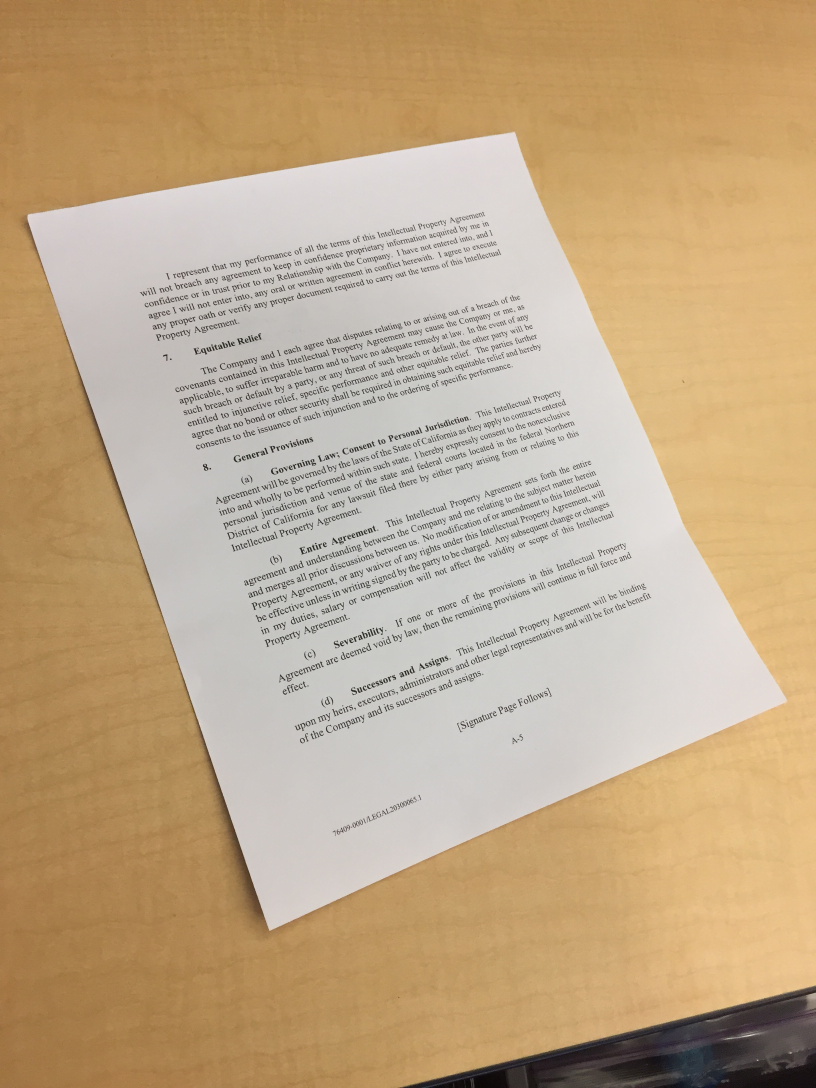
#> input picture images/textos/desk.JPG, 2448 x 3264 px, found by its file name (shown at 1/3 size)
$ python fourier.py   (older library calls are emulated)
#> lines starting #> are read from the running program, lines starting #| are printed output that depends on the picture; after the words box and inside, x2 and y2 are one past the last pixel; in counts of white or black regions, pixels touching at a corner belong together; long printed decimals are rounded
import cv2
import math
import numpy as np
import matplotlib.pyplot as plt

# image = cv2.imread('images/cameraman.tif', cv2.IMREAD_GRAYSCALE)
image = cv2.imread('images/textos/desk.JPG', cv2.IMREAD_GRAYSCALE)


blurred = cv2.GaussianBlur(image,(5,5),0)
grad_x = cv2.Sobel(blurred,cv2.CV_16S,1,0,ksize=3)
grad_y = cv2.Sobel(blurred,cv2.CV_16S,0,1,ksize=3)

abs_grad_x = cv2.convertScaleAbs(grad_x)
abs_grad_y = cv2.convertScaleAbs(grad_y)
grad = cv2.addWeighted(abs_grad_x,0.5,abs_grad_y,0.5,0)


def image2fourier(img):
    image_dft = cv2.dft(np.double(img),flags=cv2.DFT_COMPLEX_OUTPUT)
    dft_shifted = np.fft.fftshift(image_dft)
    image_mag = np.log(1 + cv2.magnitude(dft_shifted[:, :, 0], dft_shifted[:, :, 1]))
    return image_mag


# [57 lines left out: functions get_dominant_angle, rotate_image_to_align_axes, not called in this run]


def rotate_image(image, angle):
    # Get image center
#> called with angle = -90
    image_center = tuple(np.array(image.shape[1::-1]) / 2)

    # Define rotation matrix
    rotation_matrix = cv2.getRotationMatrix2D(image_center, angle, 1.0)

    # Perform the rotation
    rotated_image = cv2.warpAffine(image, rotation_matrix, image.shape[1::-1], flags=cv2.INTER_LINEAR)

    return rotated_image

image_fourier = image2fourier(image)
grad_fourier = image2fourier(grad)
grad_fourier_hori = rotate_image(grad_fourier,-90)
# angle = get_dominant_angle(grad)

_,grad_fourier_th = cv2.threshold(grad_fourier_hori,grad_fourier.mean()*1.5,255,cv2.THRESH_BINARY)
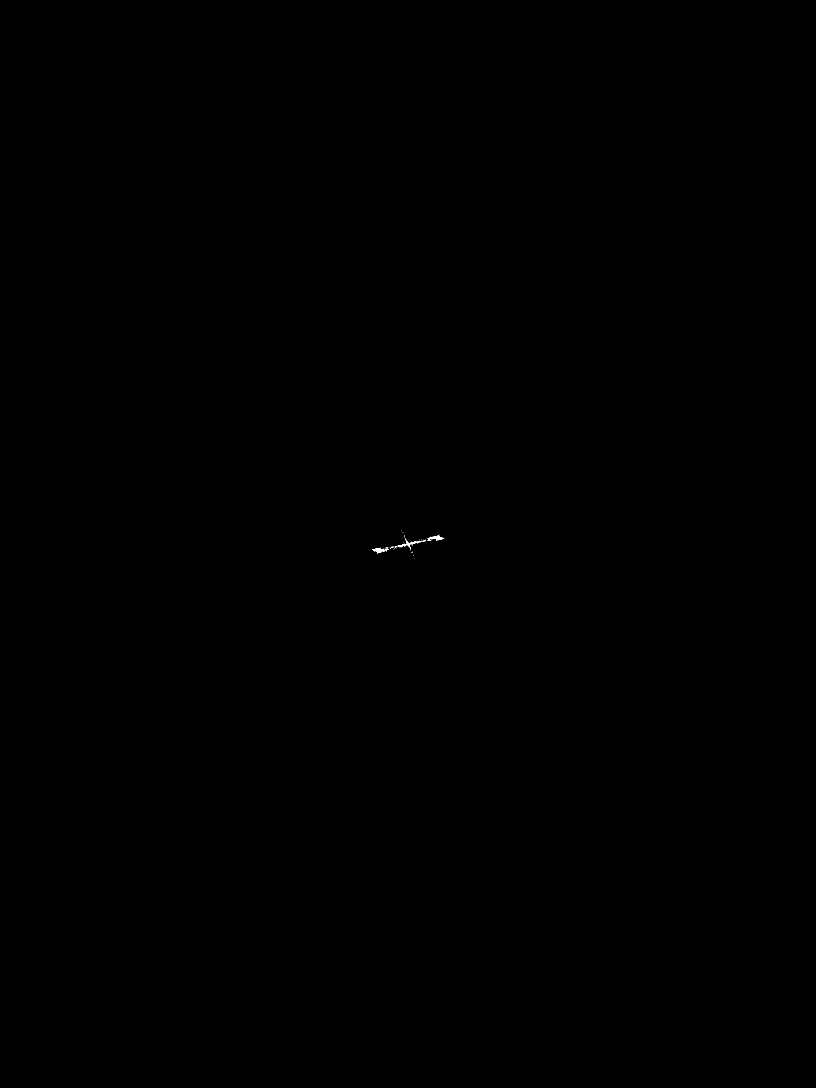
#> grad_fourier_th: shape (3264, 2448) float64 (shown at 1/3 size); 0.01% white; 57 white regions (54 under 20 px), largest, box (x1, y1, x2, y2) and area: (1282, 1604, 1333, 1622) 341, (1116, 1643, 1167, 1661) 341, (1196, 1623, 1253, 1642) 283

cdst = cv2.cvtColor(grad_fourier_th.copy().astype(np.uint8), cv2.COLOR_GRAY2RGB)

lines = cv2.HoughLines(grad_fourier_th.astype(np.uint8),1,np.pi/180,20)
#> lines = 329 rows, first 8: [1866, 1.34], [1850, 1.36], [1836, 1.38], [1880, 1.33], [1878, 1.33], [1906, 1.29], [1893, 1.31], [1820, 1.4]

if lines is not None:
    angles = []
    rhos = []
    # print("rho: ", lines)
    for i in range(0, len(lines)):
        rhos.append(lines[i][0][0])
        angles.append(lines[i][0][1])
#> after the loop, angles = 329 values, max 2.78 at index 282, min 0.785 at index 201, mean 1.6; rhos = 329 values, max 2075 at index 285, min -557 at index 282, mean 1455.7
    mean_rho = np.mean(rhos)
#> mean_rho = 1455.7
    mean_angle = np.median(angles)
#> mean_angle = 1.59
    x = mean_rho*math.cos(mean_angle)
#> x = -25.41
    y = mean_rho*math.sin(mean_angle)
#> y = 1455.5
    print("Mean rho: ", x)
#| Mean rho:  -25.406
    print("Mean angle: ", np.degrees(y))
#| Mean angle:  83393.753
    rho = mean_rho
#> rho = 1455.7
    theta = mean_angle
#> theta = 1.59
    a = math.cos(theta)
#> a = -0.0175
    b = math.sin(theta)
#> b = 1
    x0 = a * rho
#> x0 = -25.41
    y0 = b * rho
#> y0 = 1455.5
    size = np.linalg.norm(grad_fourier_th.shape)
    pt1 = (int(x0 + size*(-b)), int(y0 + size *(a)))
#> pt1 = (-4104, 1384)
    pt2 = (int(x0 - size*(-b)), int(y0 - size *(a)))
#> pt2 = (4053, 1526)
    cv2.line(cdst, pt1, pt2, (0,0,255), 3, cv2.LINE_AA)
    cdst = rotate_image(cdst, np.degrees(mean_angle))

grad_rotated = rotate_image(grad, np.degrees(mean_angle))
image_rotated = rotate_image(image, np.degrees(mean_angle))
#> call 4 of rotate_image, with angle = 91
#> in rotate_image (call 4), `rotated_image = cv2.warpAffine(image, rotation_matrix, image.shape[1::..`:
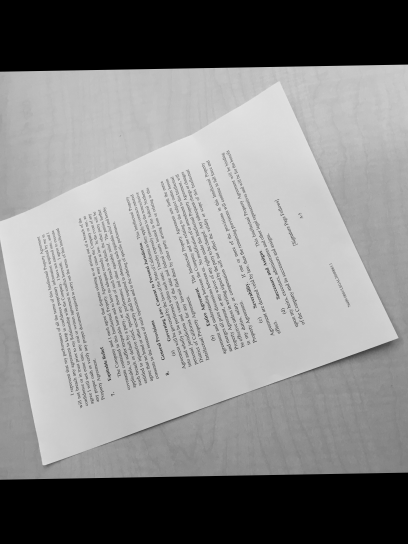
#> rotated_image: shape (3264, 2448) (shown at 1/6 size); min 0, max 233, mean 137.4
grad_fourier_r = image2fourier(grad_rotated)

kernel = np.ones((5,5),np.uint8)
morph = cv2.morphologyEx(image, cv2.MORPH_CLOSE, kernel,iterations=3)
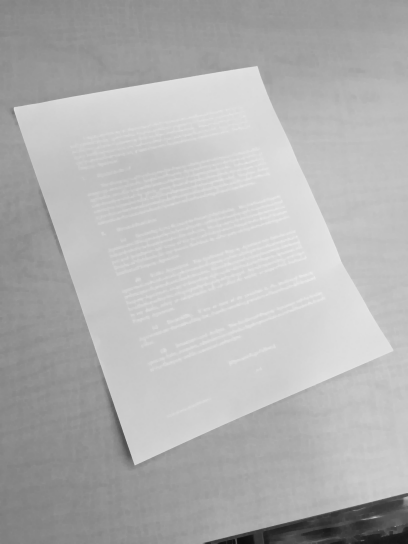
#> morph: shape (3264, 2448) (shown at 1/6 size); min 12, max 246, mean 178.7
morph_fourier = image2fourier(morph)
#> in image2fourier (call 4), `image_mag = np.log(1 + cv2.magnitude(dft_shifted[:, :, 0], dft_shifted..`:
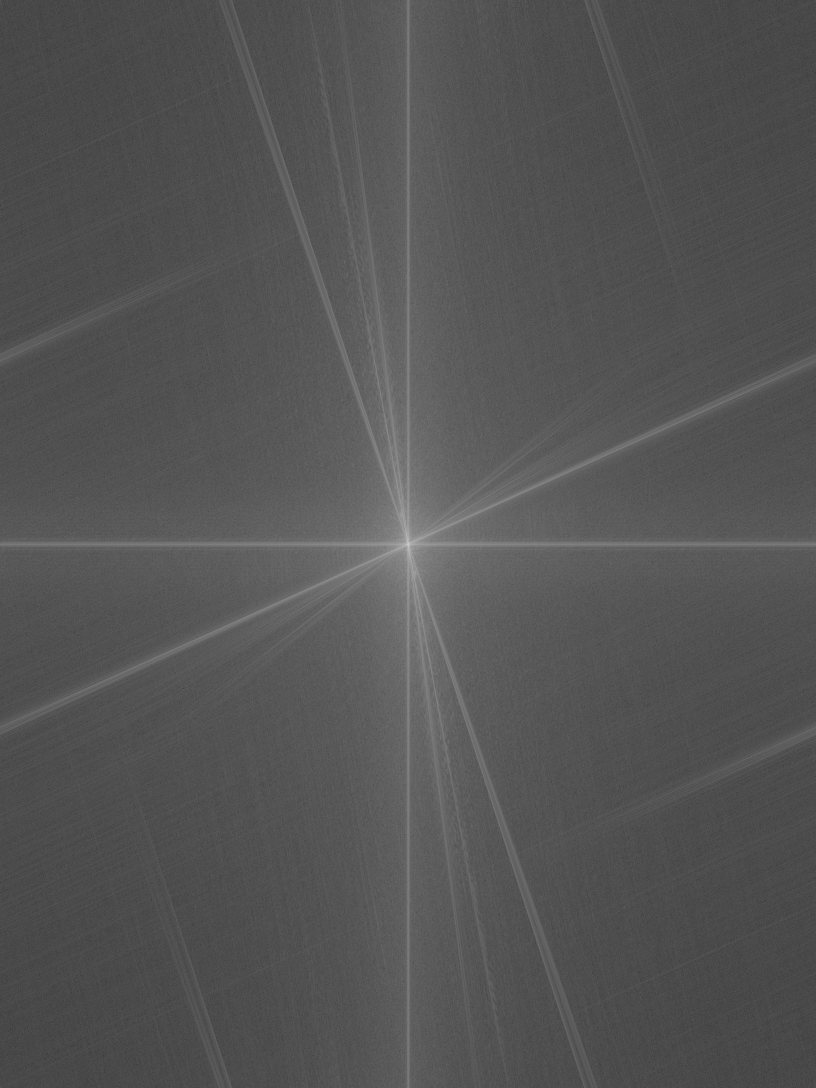
#> image_mag: shape (3264, 2448) float64 (shown at 1/3 size); min 0.356, max 21.08, mean 7.3; drawn with min black and max white

plt.figure()

plt.subplot(231)
plt.imshow(image, cmap='gray')

plt.subplot(234)
plt.imshow(image_fourier, cmap='gray')

plt.subplot(232)
plt.imshow(grad, cmap='gray')

plt.subplot(235)
plt.imshow(grad_fourier, cmap='gray')

plt.subplot(233)
plt.imshow(image_rotated, cmap='gray')

plt.subplot(236)
plt.imshow(grad_fourier_r, cmap='gray')

plt.figure()
plt.imshow(cdst)

plt.show()

$ run again, with images/textos/cell_pic.jpg copied over images/textos/desk.JPG
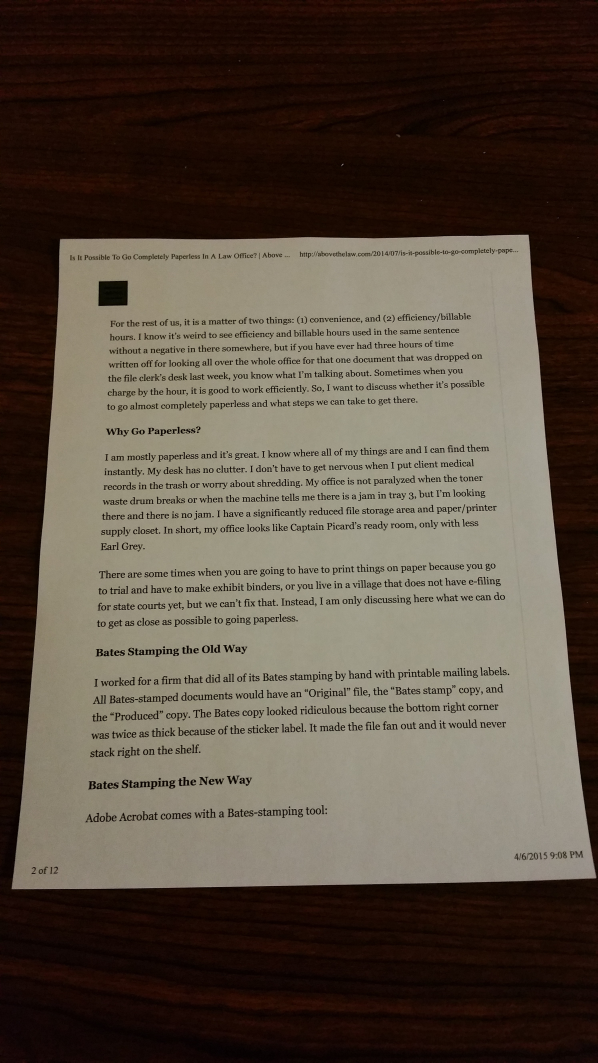
#> input picture images/textos/cell_pic.jpg, 2988 x 5312 px, found by its file name (shown at 1/5 size)
#> in rotate_image, `rotated_image = cv2.warpAffine(image, rotation_matrix, image.shape[1::..`:
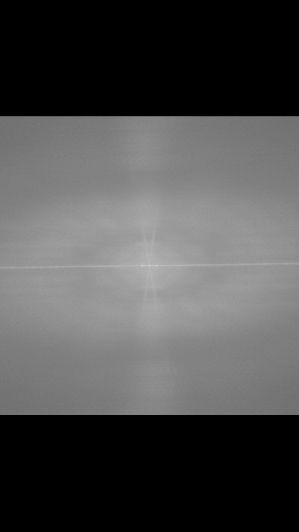
#> rotated_image: shape (5312, 2988) float64 (shown at 1/10 size); min 0, max 19.05, mean 5.78; drawn with min black and max white
#> grad_fourier_th: shape (5312, 2988) float64; 0.01% white in thin lines or dots, all inside (x1, y1, x2, y2) = (987, 2564, 2002, 2749)
#> lines = 399 rows, first 8: [2681, 1.55], [2655, 1.57], [2657, 1.57], [2653, 1.57], [2659, 1.57], [2706, 1.54], [2704, 1.54], [2709, 1.54]
#> after the loop `for i in range(0, len(lines)):`: angles = 399 values, max 3.12 at index 268, min 0 at index 269, mean 1.54; rhos = 399 values, max 3063 at index 302, min -1449 at index 292, mean 2309.3
#> mean_rho = 2309.3
#> mean_angle = 1.61
#> x = -80.59
#> y = 2307.9
#| Mean rho:  -80.593
#| Mean angle:  132231.287
#> rho = 2309.3
#> theta = 1.61
#> a = -0.0349
#> b = 0.999
#> x0 = -80.59
#> y0 = 2307.9
#> pt1 = (-6171, 2095)
#> pt2 = (6010, 2520)
#> rotated_image: shape (5312, 2988, 3)
#> rotated_image: shape (5312, 2988)
#> in image2fourier (call 4), `image_mag = np.log(1 + cv2.magnitude(dft_shifted[:, :, 0], dft_shifted..`:
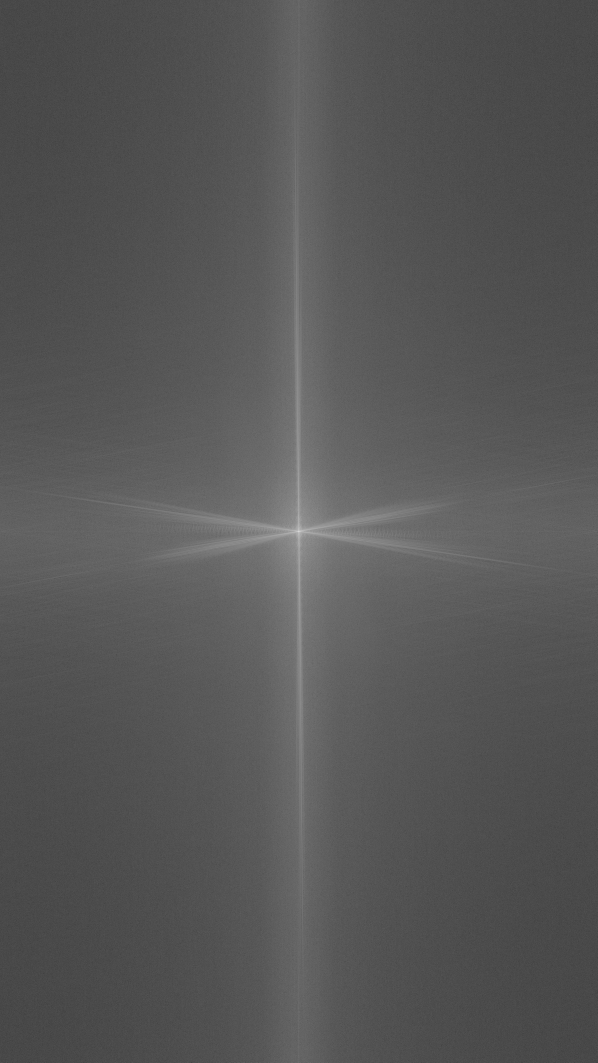
#> image_mag: shape (5312, 2988) float64 (shown at 1/5 size); min 0.333, max 21.07, mean 7.4; drawn with min black and max white

$ run again, with images/textos/chart.JPG copied over images/textos/desk.JPG
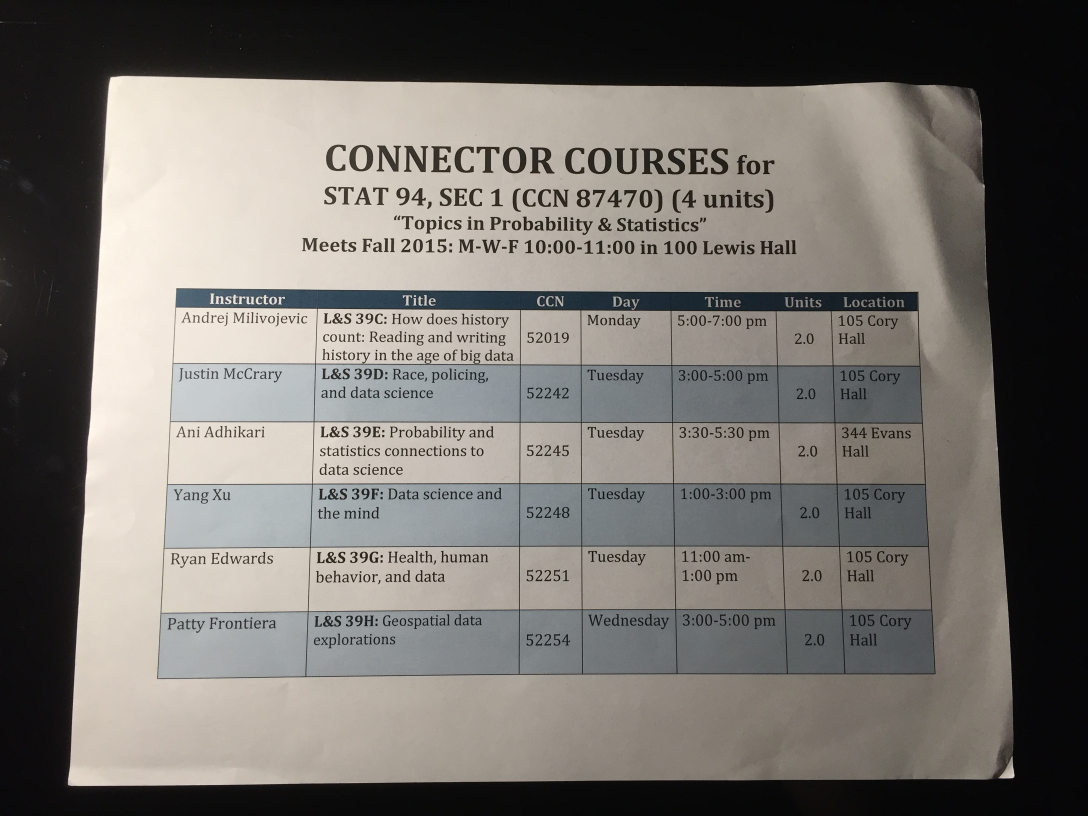
#> input picture images/textos/chart.JPG, 3264 x 2448 px, found by its file name (shown at 1/3 size)
#> in rotate_image, `rotated_image = cv2.warpAffine(image, rotation_matrix, image.shape[1::..`:
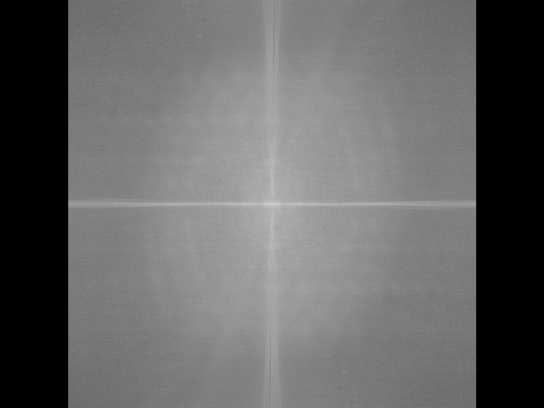
#> rotated_image: shape (2448, 3264) float64 (shown at 1/6 size); min 0, max 18.32, mean 7.26; drawn with min black and max white
#> grad_fourier_th: shape (2448, 3264) float64; 0.04% white in thin lines or dots, all inside (x1, y1, x2, y2) = (1334, 969, 1931, 1480)
#> lines = 1972 rows, first 8: [1224, 1.57], [1196, 1.59], [1194, 1.59], [1253, 1.55], [1276, 1.54], [1170, 1.61], [1284, 1.54], [1163, 1.61]
#> after the loop `for i in range(0, len(lines)):`: angles = 1972 values, max 3.12 at index 30, min 0 at index 20, mean 1.6; rhos = 1972 values, max 2092 at index 1932, min -1624 at index 386, mean 716.1
#> mean_rho = 716.1
#> mean_angle = 1.69
#> x = -87.28
#> y = 710.8
#| Mean rho:  -87.276
#| Mean angle:  40726.414
#> rho = 716.1
#> theta = 1.69
#> a = -0.122
#> b = 0.993
#> x0 = -87.28
#> y0 = 710.8
#> pt1 = (-4136, 213)
#> pt2 = (3962, 1208)
#> rotated_image: shape (2448, 3264, 3)
#> rotated_image: shape (2448, 3264)
#> in image2fourier (call 4), `image_mag = np.log(1 + cv2.magnitude(dft_shifted[:, :, 0], dft_shifted..`:
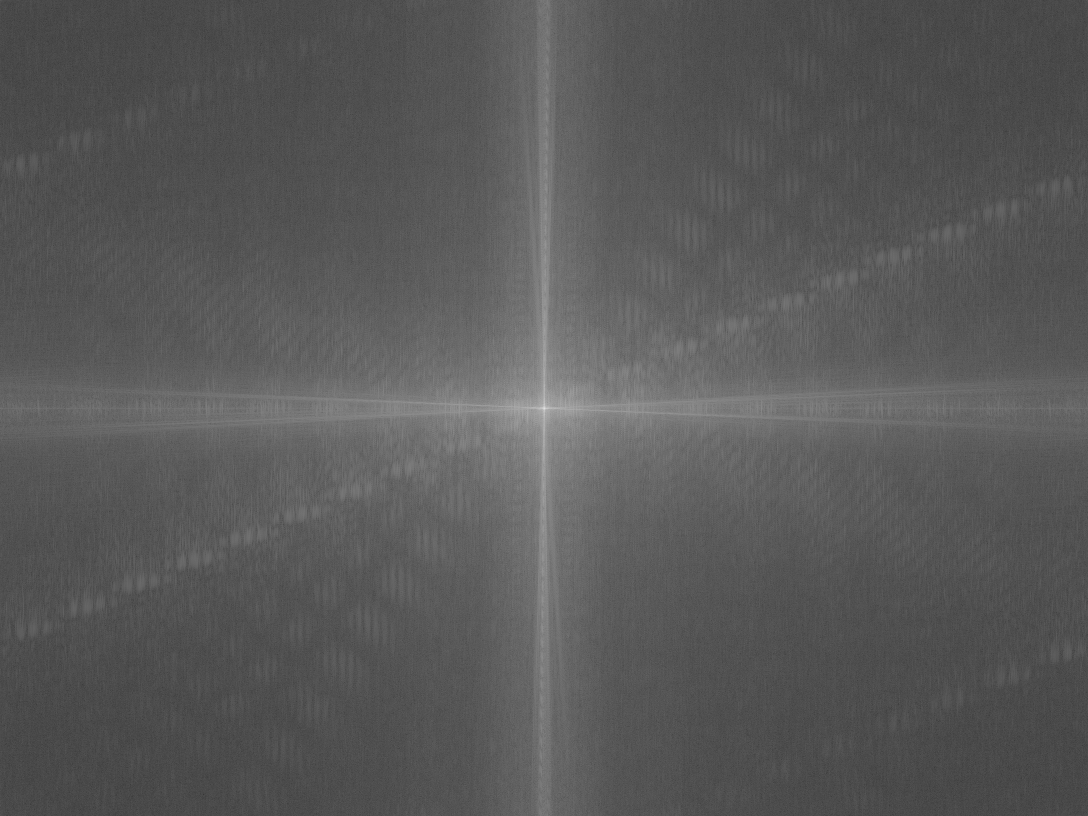
#> image_mag: shape (2448, 3264) float64 (shown at 1/3 size); min 0.467, max 20.7, mean 7.6; drawn with min black and max white
